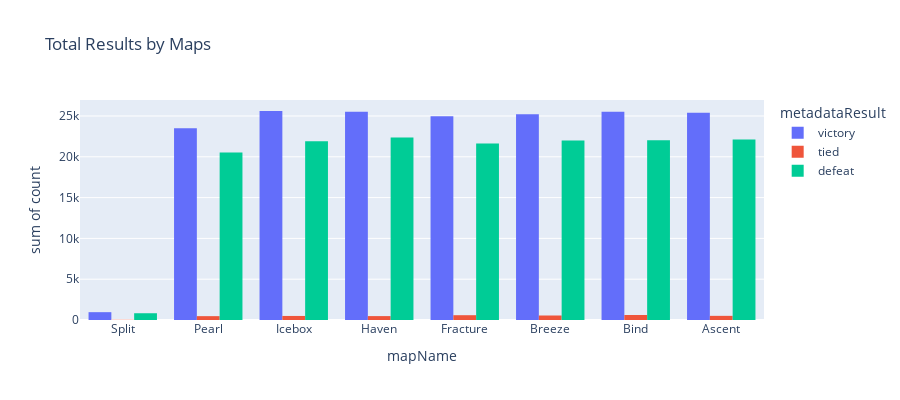

The notebook cell this image was saved under:
### Code cell
fig = px.histogram(maps_result, x="mapName", y="count",
             color='metadataResult', barmode='group',
             height=400,
             title="Total Results by Maps")
fig.show()

### Figure 1 — Plotly figure (JSON) as saved in the notebook; plotly's stock layout.template omitted (floating-point values rounded to 4 significant figures)
{"data": [{"alignmentgroup": "True", "bingroup": "x", "histfunc": "sum", "hovertemplate": "metadataResult=victory<br>mapName=%{x}<br>sum of count=%{y}<extra></extra>", "legendgroup": "victory", "marker": {"color": "#636efa", "pattern": {"shape": ""}}, "name": "victory", "offsetgroup": "victory", "orientation": "v", "showlegend": true, "type": "histogram", "x": ["Split", "Pearl", "Icebox", "Haven", "Fracture", "Breeze", "Bind", "Ascent"], "xaxis": "x", "y": [959, 23510, 25614, 25515, 24963, 25230, 25522, 25392], "yaxis": "y"}, {"alignmentgroup": "True", "bingroup": "x", "histfunc": "sum", "hovertemplate": "metadataResult=tied<br>mapName=%{x}<br>sum of count=%{y}<extra></extra>", "legendgroup": "tied", "marker": {"color": "#EF553B", "pattern": {"shape": ""}}, "name": "tied", "offsetgroup": "tied", "orientation": "v", "showlegend": true, "type": "histogram", "x": ["Split", "Pearl", "Icebox", "Haven", "Fracture", "Breeze", "Bind", "Ascent"], "xaxis": "x", "y": [26, 472, 496, 478, 588, 552, 612, 508], "yaxis": "y"}, {"alignmentgroup": "True", "bingroup": "x", "histfunc": "sum", "hovertemplate": "metadataResult=defeat<br>mapName=%{x}<br>sum of count=%{y}<extra></extra>", "legendgroup": "defeat", "marker": {"color": "#00cc96", "pattern": {"shape": ""}}, "name": "defeat", "offsetgroup": "defeat", "orientation": "v", "showlegend": true, "type": "histogram", "x": ["Split", "Pearl", "Icebox", "Haven", "Fracture", "Breeze", "Bind", "Ascent"], "xaxis": "x", "y": [829, 20526, 21893, 22376, 21627, 21984, 22041, 22122], "yaxis": "y"}], "layout": {"barmode": "group", "height": 400, "legend": {"title": {"text": "metadataResult"}, "tracegroupgap": 0}, "title": {"text": "Total Results by Maps"}, "xaxis": {"anchor": "y", "domain": [0, 1], "title": {"text": "mapName"}}, "yaxis": {"anchor": "x", "domain": [0, 1], "title": {"text": "sum of count"}}}}
